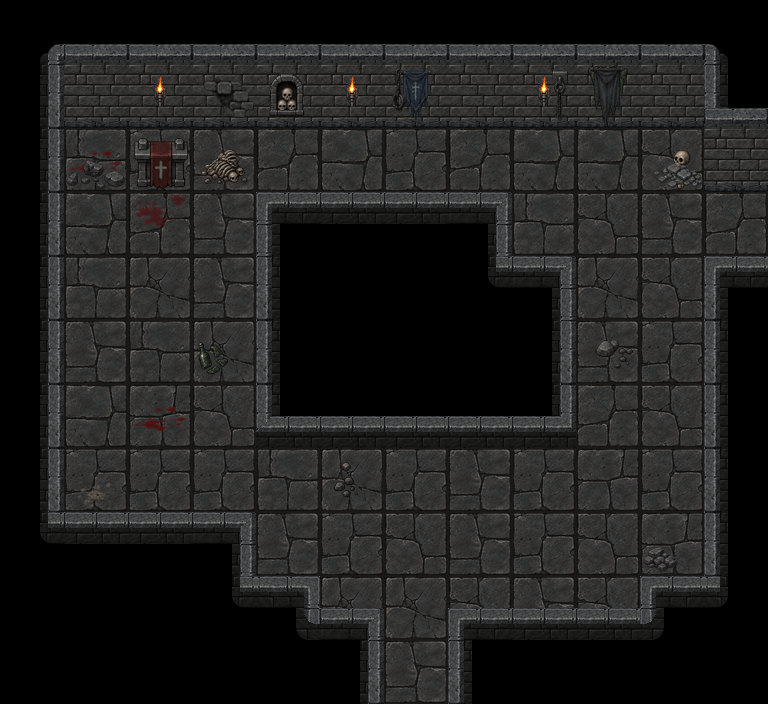

Below is a game level as drawn by its tile map, then a one-line description and the .tmx file that defines it, in full:
An orthogonal 12x11 tile map with 64x64 px tiles, 9 tile layers (Ground, WallsFront_01, WallsBack_02, WallsBack_01, ...), 1 hidden layer not drawn, 4 tilesets and 15 objects (exit_east, exit_south, trader_altar).

<map version="1.10" tiledversion="1.12.2" orientation="orthogonal" renderorder="right-down" width="12" height="11" tilewidth="64" tileheight="64" infinite="0" nextlayerid="15" nextobjectid="17">
 <properties>
  <property name="enemy_spawn_mode" type="bool" value="true" />
 </properties>
 <tileset firstgid="1" source="../act3_floor_64.tsx" />
 <tileset firstgid="9" source="../my_tiles_textured.tsx" />
 <tileset firstgid="182" source="../torches/torches.tsx" />
 <tileset firstgid="186" source="../items.tsx" />
 <layer id="1" name="Ground" width="12" height="11">
  <data encoding="csv">
0,0,0,0,0,0,0,0,0,0,0,0,
0,6,5,1,1,4,2,4,8,4,6,0,
0,4,1,6,5,2,1,5,2,2,3,0,
0,2,5,6,0,0,0,0,4,3,6,5,
0,4,8,6,0,0,0,0,0,8,3,0,
0,6,4,8,0,0,0,0,0,6,1,0,
0,2,7,3,0,0,0,0,0,5,3,0,
0,1,1,1,4,8,1,6,1,7,1,0,
0,0,0,0,6,1,3,6,1,3,7,0,
0,0,0,0,0,8,8,3,6,3,0,0,
0,0,0,0,0,0,6,0,0,0,0,0
</data>
 </layer>
 <layer id="3" name="WallsFront_01" width="12" height="11">
  <data encoding="csv">
0,0,0,0,0,0,0,0,0,0,0,0,
0,0,0,0,0,0,0,0,0,0,0,0,
0,0,0,0,0,0,0,0,0,0,0,0,
0,0,0,0,0,0,0,0,0,0,0,0,
0,0,0,0,0,0,0,0,0,0,0,0,
0,0,0,0,0,0,0,0,0,0,0,0,
0,0,0,0,0,0,0,0,0,0,0,0,
0,0,0,0,0,0,0,0,0,0,0,0,
43,95,95,41,0,0,0,0,0,0,0,0,
0,0,0,43,2147483685,98,0,97,39,39,37,2147483691,
0,0,0,0,0,18,0,20,0,0,0,0
</data>
 </layer>
 <layer id="2" name="WallsBack_02" width="12" height="11">
  <data encoding="csv">
9,10,10,10,10,10,10,10,10,10,10,11,
18,19,19,19,19,19,19,19,19,19,19,20,
18,0,0,0,0,0,0,0,0,0,0,20,
18,0,0,0,42,95,95,41,0,0,0,0,
18,0,0,0,20,0,0,43,41,0,0,20,
18,0,0,0,20,0,0,0,18,0,0,20,
18,0,0,0,111,39,39,39,109,0,0,20,
18,0,0,0,0,0,0,0,0,0,0,20,
0,0,0,0,0,0,0,0,0,0,0,20,
0,0,0,0,0,0,0,0,0,0,0,0,
0,0,0,0,0,0,0,0,0,0,0,0
</data>
 </layer>
 <layer id="4" name="WallsBack_01" width="12" height="11">
  <data encoding="csv">
0,0,0,0,0,0,0,0,0,0,0,0,
0,0,0,0,0,0,0,0,0,0,0,10,
0,0,0,0,0,0,0,0,0,0,0,19,
0,0,0,0,0,0,0,0,0,0,0,0,
0,0,0,0,0,0,0,0,0,0,0,113,
0,0,0,0,0,0,0,0,0,0,0,0,
0,0,0,0,0,0,0,0,0,0,0,0,
0,0,0,0,0,0,0,0,0,0,0,0,
0,0,0,0,0,0,0,0,0,0,0,0,
0,0,0,0,0,0,0,0,0,0,0,0,
0,0,0,0,0,0,0,0,0,0,0,0
</data>
 </layer>
 <layer id="10" name="DecorFront_01" width="12" height="11" visible="0">
  <data encoding="csv">
0,0,0,0,0,0,0,0,0,0,0,0,
0,0,0,0,0,0,0,0,0,0,0,0,
0,0,0,0,0,0,0,0,0,0,0,0,
0,0,0,0,0,0,0,0,0,0,0,0,
0,0,0,0,0,0,0,0,0,0,0,0,
0,0,0,0,0,0,0,0,0,0,0,0,
0,0,0,0,0,0,0,0,0,0,0,0,
0,0,0,0,0,0,0,0,0,0,0,0,
0,0,0,0,0,0,0,0,0,0,0,0,
0,0,0,0,0,302,0,309,0,313,0,0,
0,0,0,0,0,0,0,0,0,0,0,0
</data>
 </layer>
 <layer id="11" name="DecorBack_02" width="12" height="11">
  <data encoding="csv">
0,0,0,0,0,0,0,0,0,0,0,0,
0,0,0,0,0,0,253,0,0,261,0,0,
0,0,0,0,0,0,0,0,0,0,0,0,
0,0,0,0,0,0,0,0,0,0,0,0,
0,0,0,0,0,0,0,0,0,0,0,0,
0,0,0,0,0,0,0,0,0,0,0,0,
0,0,0,0,0,0,0,0,0,0,0,0,
0,0,0,0,0,0,0,0,0,0,0,0,
0,0,0,0,0,0,0,0,0,0,0,0,
0,0,0,0,0,0,0,0,0,0,0,0,
0,0,0,0,0,0,0,0,0,0,0,0
</data>
 </layer>
 <layer id="9" name="DecorBack_01" width="12" height="11">
  <data encoding="csv">
0,0,0,0,0,0,0,0,0,0,0,0,
0,0,0,298,191,0,274,0,275,265,0,0,
0,0,0,0,0,0,0,0,0,0,0,0,
0,0,0,0,0,0,0,0,0,0,0,0,
0,0,0,0,0,0,0,0,0,0,0,0,
0,0,0,0,0,0,0,0,0,0,0,0,
0,0,0,0,0,0,0,0,0,0,0,0,
0,0,0,0,0,0,0,0,0,0,0,0,
0,0,0,0,0,0,0,0,0,0,0,0,
0,0,0,0,0,0,0,0,0,0,0,0,
0,0,0,0,0,0,0,0,0,0,0,0
</data>
 </layer>
 <layer id="13" name="GroundDetails_02" width="12" height="11">
  <data encoding="csv">
0,0,0,0,0,0,0,0,0,0,0,0,
0,0,0,0,0,0,0,0,0,0,0,0,
0,212,0,240,0,0,0,0,0,0,223,0,
0,0,211,0,0,0,0,0,0,0,0,0,
0,0,0,0,0,0,0,0,0,0,0,0,
0,0,0,0,0,0,0,0,0,0,0,0,
0,0,0,0,0,0,0,0,0,0,0,0,
0,286,0,0,0,0,0,0,0,0,0,0,
0,0,0,0,0,0,0,0,0,0,0,0,
0,0,0,0,0,0,0,0,0,0,0,0,
0,0,0,0,0,0,0,0,0,0,0,0
</data>
 </layer>
 <layer id="12" name="GroundDetails_01" width="12" height="11">
  <data encoding="csv">
0,0,0,0,0,0,0,0,0,0,0,0,
0,0,0,0,0,0,0,0,0,0,0,0,
0,255,239,0,0,0,0,0,0,0,277,0,
0,0,0,0,0,0,0,0,0,0,0,0,
0,0,0,0,0,0,0,0,0,0,0,0,
0,0,0,201,0,0,0,0,0,225,0,0,
0,0,212,0,0,0,0,0,0,0,0,0,
0,0,0,0,0,224,0,0,0,0,0,0,
0,0,0,0,0,0,0,0,0,0,276,0,
0,0,0,0,0,0,0,0,0,0,0,0,
0,0,0,0,0,0,0,0,0,0,0,0
</data>
 </layer>
 <layer id="8" name="Torches" width="12" height="11">
  <data encoding="csv">
0,0,0,0,0,0,0,0,0,0,0,0,
0,0,185,0,0,185,0,0,185,0,0,0,
0,0,0,0,0,0,0,0,0,0,0,0,
0,0,0,0,0,0,0,0,0,0,0,0,
0,0,0,0,0,0,0,0,0,0,0,0,
0,0,0,0,0,0,0,0,0,0,0,0,
0,0,0,0,0,0,0,0,0,0,0,0,
0,0,0,0,0,0,0,0,0,0,0,0,
0,0,0,0,0,0,0,0,0,0,0,0,
0,0,0,0,0,0,0,0,0,0,0,0,
0,0,0,0,0,0,0,0,0,0,0,0
</data>
 </layer>
 <objectgroup id="5" name="Barriers">
  <object id="1" x="23.3333" y="69.3333" width="725.333" height="40" />
  <object id="2" x="14" y="77.3333" width="32" height="484.667" />
  <object id="3" x="27.3333" y="527.333" width="206" height="34.6667" />
  <object id="4" x="214" y="586.667" width="92" height="41.3333" />
  <object id="5" x="667.333" y="596.667" width="74.6667" height="30" />
  <object id="6" x="717.333" y="272.667" width="39.3333" height="342" />
  <object id="9" x="291.5" y="652.333" width="57.3333" height="44.1667" />
  <object id="10" x="454.667" y="650" width="200" height="34" />
 </objectgroup>
 <objectgroup id="6" name="Blocked">
  <object id="8" x="720.667" y="80.6667" width="34.6667" height="86" />
  <object id="13" x="277.895" y="205.352" width="214.838" height="221.535" />
  <object id="14" x="525.098" y="278.453" width="34.0393" height="155.13" />
  <object id="15" x="142.333" y="140.667" width="39.3333" height="40.3333" />
 </objectgroup>
 <objectgroup id="7" name="Connectors">
  <object id="11" name="exit_east" x="734.667" y="225.333">
   <point />
  </object>
  <object id="12" name="exit_south" x="417.334" y="682">
   <point />
  </object>
 </objectgroup>
 <objectgroup id="14" name="Entities">
  <object id="16" name="trader_altar" x="159.667" y="164.667">
   <point />
  </object>
 </objectgroup>
</map>
